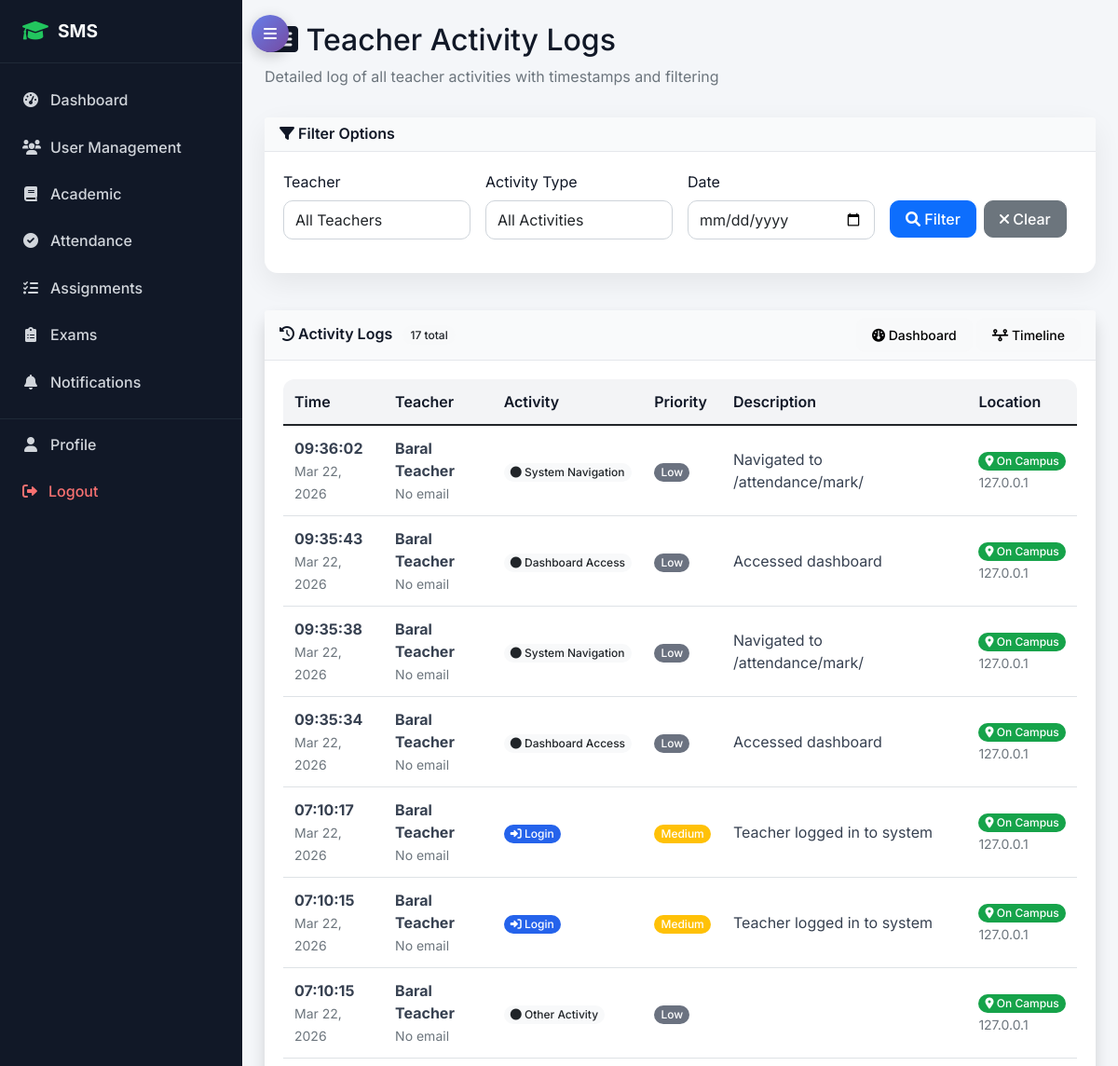
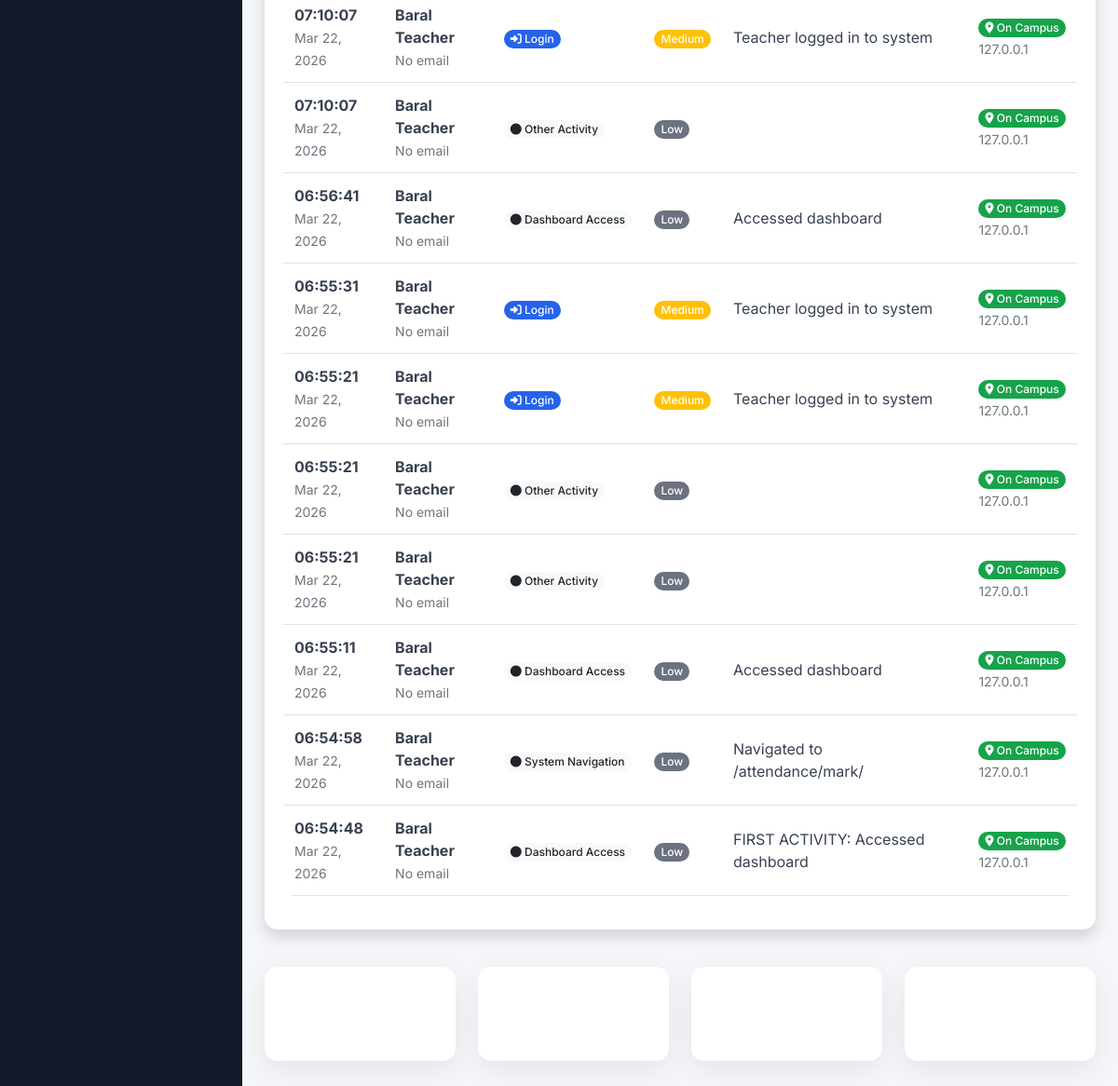
Screenshot of /attendance/teacher-activity/ (signed in) with the database file from the repository (2 pictures, top to bottom).
### attendance/models.py (models this page shows, shortened)
class TeacherActivityLog(models.Model):
    ACTIVITY_CHOICES = (
        ('login', 'Login'),
        ('logout', 'Logout'),
        ('first_login', 'First Login'),
        ('mark_attendance', 'Mark Student Attendance'),
        ('create_assignment', 'Create Assignment'),
        ('grade_exam', 'Grade Exam'),
        ('send_message', 'Send Message'),
        ('view_report', 'View Report'),
        ('dashboard_access', 'Dashboard Access'),
        ('system_navigation', 'System Navigation'),
        ('classroom_entry', 'Classroom Entry'),
        ('biometric_scan', 'Biometric Verification'),
        ('location_check', 'Location Verification'),
        ('other', 'Other Activity'),
    )
    PRIORITY_LEVELS = (
        ('high', 'High Priority'),
        ('medium', 'Medium Priority'),
        ('low', 'Low Priority'),
    )
    organization = models.ForeignKey('saas.Organization', on_delete=models.CASCADE, related_name='teacher_activity_logs', null=True, blank=True)
    teacher = models.ForeignKey(TeacherProfile, on_delete=models.CASCADE, related_name='activity_logs')
    activity_type = models.CharField(max_length=50, choices=ACTIVITY_CHOICES)
    priority_level = models.CharField(max_length=10, choices=PRIORITY_LEVELS, default='medium')
    description = models.CharField(max_length=255, blank=True)
    timestamp = models.DateTimeField(auto_now_add=True)
    ip_address = models.GenericIPAddressField(null=True, blank=True)
    user_agent = models.CharField(max_length=255, blank=True)
    location_lat = models.DecimalField(max_digits=10, decimal_places=8, null=True, blank=True)
    location_lng = models.DecimalField(max_digits=11, decimal_places=8, null=True, blank=True)
    is_on_campus = models.BooleanField(default=False)
    related_schedule = models.ForeignKey(TeacherSchedule, on_delete=models.SET_NULL, null=True, blank=True)
    related_session = models.ForeignKey(AttendanceSession, on_delete=models.SET_NULL, null=True, blank=True)
    class Meta:
        ordering = ['-timestamp']
        indexes = [
            models.Index(fields=['teacher', 'timestamp']),
            models.Index(fields=['activity_type', 'timestamp']),
            models.Index(fields=['priority_level', 'timestamp']),
        ]

### accounts/models.py (models this page shows, shortened)
class TeacherProfile(models.Model):
    user = models.OneToOneField(User, on_delete=models.CASCADE, related_name='teacher_profile')
    employee_id = models.CharField(max_length=20, unique=True, blank=True, null=True, default=None)
    qualification = models.CharField(max_length=200, blank=True, default='')
    experience_years = models.PositiveIntegerField(default=0)
    specialization = models.CharField(max_length=100, blank=True, default='')
    joining_date = models.DateField(blank=True, null=True, default=None)

class User(AbstractUser):
    USER_TYPE_CHOICES = (
        ('admin', 'Admin'),
        ('student', 'Student'),
        ('teacher', 'Teacher'),
        ('parent', 'Parent'),
    )
    organization = models.ForeignKey('saas.Organization', on_delete=models.CASCADE, related_name='users', null=True, blank=True)
    user_type = models.CharField(max_length=10, choices=USER_TYPE_CHOICES)
    phone_regex = RegexValidator(regex=r'^\+?1?\d{9,15}$', message="Phone number must be entered in the format: '+999999999'. Up to 15 digits allowed.")
    phone_number = models.CharField(validators=[phone_regex], max_length=17, blank=True)
    address = models.TextField(blank=True)
    date_of_birth = models.DateField(null=True, blank=True)
    profile_picture = models.ImageField(upload_to='profile_pics/', blank=True, null=True)
    is_active = models.BooleanField(default=True)
    created_at = models.DateTimeField(auto_now_add=True)
    updated_at = models.DateTimeField(auto_now=True)

### attendance/teacher_admin_views.py (the view)
# urls.py: path('teacher-activity/', teacher_admin_views.teacher_activity_logs, name='teacher_activity_logs'),
@login_required
@user_passes_test(is_admin)
def teacher_activity_logs(request):
    teacher_id = request.GET.get('teacher')
    activity_type = request.GET.get('activity_type')
    date_filter = request.GET.get('date')
    activities = scoped_queryset(TeacherActivityLog.objects.select_related('teacher__user'), request).order_by('-timestamp')
    if teacher_id:
        activities = activities.filter(teacher_id=teacher_id)
    if activity_type:
        activities = activities.filter(activity_type=activity_type)
    if date_filter:
        try:
            filter_date = datetime.strptime(date_filter, '%Y-%m-%d').date()
            activities = activities.filter(timestamp__date=filter_date)
        except:
            pass
    paginator = Paginator(activities, 50)
    page_number = request.GET.get('page')
    page_obj = paginator.get_page(page_number)
    teachers = scoped_profile_queryset(TeacherProfile.objects.select_related('user'), request).order_by('user__first_name')
    activity_types = TeacherActivityLog.ACTIVITY_CHOICES
    context = {
        'page_obj': page_obj,
        'teachers': teachers,
        'activity_types': activity_types,
        'selected_teacher': teacher_id,
        'selected_activity_type': activity_type,
        'selected_date': date_filter,
    }
    return render(request, 'attendance/teacher_activity_logs.html', context)

### templates/attendance/teacher_activity_logs.html (shortened to what this page needs)
{% extends 'base.html' %}
{% block content %}
<div class="row">
    <div class="col-12">
        <h2><i class="fas fa-list-alt"></i> Teacher Activity Logs</h2>
        <p class="text-muted">Detailed log of all teacher activities with timestamps and filtering</p>
    </div>
</div>
<div class="row mb-4">
    <div class="col-md-12">
        <div class="card">
            <div class="card-header">
                <h6 class="m-0"><i class="fas fa-filter"></i> Filter Options</h6>
            </div>
            <div class="card-body">
                <form method="get" class="row g-3">
                    <div class="col-md-3">
                        <label for="teacher" class="form-label">Teacher</label>
                        <select name="teacher" id="teacher" class="form-control">
                            <option value="">All Teachers</option>
                        </select>
                    </div>
                    <div class="col-md-3">
                        <label for="activity_type" class="form-label">Activity Type</label>
                        <select name="activity_type" id="activity_type" class="form-control">
                            <option value="">All Activities</option>
                        </select>
                    </div>
                    <div class="col-md-3">
                        <label for="date" class="form-label">Date</label>
                        <input type="date" name="date" id="date" value="{{ selected_date }}" class="form-control">
                    </div>
                    <div class="col-md-3">
                        <label class="form-label">&nbsp;</label>
                        <div class="d-flex gap-2">
                            <button type="submit" class="btn btn-primary">
                                <i class="fas fa-search"></i> Filter
                            </button>
                            <a href="{% url 'attendance:teacher_activity_logs' %}" class="btn btn-secondary">
                                <i class="fas fa-times"></i> Clear
                            </a>
                        </div>
                    </div>
                </form>
            </div>
        </div>
    </div>
</div>
<div class="row">
    <div class="col-12">
        <div class="card shadow">
            <div class="card-header bg-primary text-white d-flex justify-content-between align-items-center">
                <h6 class="m-0">
                    <i class="fas fa-history"></i> Activity Logs
                    {% if page_obj %}
                        <span class="badge bg-light text-dark ms-2">{{ page_obj.paginator.count }} total</span>
                    {% endif %}
                </h6>
                <div>
                    <a href="{% url 'attendance:teacher_attendance_dashboard' %}" class="btn btn-light btn-sm">
                        <i class="fas fa-dashboard"></i> Dashboard
                    </a>
                    <a href="{% url 'attendance:teacher_activity_timeline' %}" class="btn btn-light btn-sm">
                        <i class="fas fa-timeline"></i> Timeline
                    </a>
                </div>
            </div>
            <div class="card-body">
                {% if page_obj %}
                <div class="table-responsive">
                    <table class="table table-hover">
                        <thead>
                            <tr>
                                <th>Time</th>
                                <th>Teacher</th>
                                <th>Activity</th>
                                <th>Priority</th>
                                <th>Description</th>
                                <th>Location</th>
                            </tr>
                        </thead>
                        <tbody>
                            {% for activity in page_obj %}
                            <tr>
                                <td>
                                    <strong>{{ activity.timestamp|time:"H:i:s" }}</strong><br>
                                    <small class="text-muted">{{ activity.timestamp|date:"M d, Y" }}</small>
                                </td>
                                <td>
                                    <strong>{{ activity.teacher.user.get_full_name }}</strong><br>
                                    <small class="text-muted">{{ activity.teacher.user.email|default:"No email" }}</small>
                                </td>
                                <td>
                                    {% if activity.activity_type == 'mark_attendance' %}
                                        <span class="badge bg-success">
                                            <i class="fas fa-check"></i> {{ activity.get_activity_type_display }}
                                        </span>
                                    {% elif activity.activity_type == 'create_assignment' %}
                                        <span class="badge bg-warning">
                                            <i class="fas fa-tasks"></i> {{ activity.get_activity_type_display }}
                                        </span>
                                    {% elif activity.activity_type == 'grade_exam' %}
                                        <span class="badge bg-info">
                                            <i class="fas fa-star"></i> {{ activity.get_activity_type_display }}
                                        </span>
                                    {% elif activity.activity_type == 'login' or activity.activity_type == 'first_login' %}
                                        <span class="badge bg-primary">
                                            <i class="fas fa-sign-in-alt"></i> {{ activity.get_activity_type_display }}
                                        </span>
                                    {% elif activity.activity_type == 'logout' %}
                                        <span class="badge bg-danger">
                                            <i class="fas fa-sign-out-alt"></i> {{ activity.get_activity_type_display }}
                                        </span>
                                    {% elif activity.activity_type == 'send_message' %}
                                        <span class="badge bg-secondary">
                                            <i class="fas fa-envelope"></i> {{ activity.get_activity_type_display }}
                                        </span>
                                    {% else %}
                                        <span class="badge bg-light text-dark">
                                            <i class="fas fa-circle"></i> {{ activity.get_activity_type_display }}
                                        </span>
                                    {% endif %}
                                </td>
                                <td>
                                    {% if activity.priority_level == 'high' %}
                                        <span class="badge bg-danger">High</span>
                                    {% elif activity.priority_level == 'medium' %}
                                        <span class="badge bg-warning">Medium</span>
                                    {% else %}
                                        <span class="badge bg-secondary">Low</span>
                                    {% endif %}
                                </td>
                                <td>
                                    {{ activity.description|truncatechars:80 }}
                                </td>
                                <td>
                                    {% if activity.is_on_campus %}
                                        <span class="badge bg-success">
                                            <i class="fas fa-map-marker-alt"></i> On Campus
                                        </span>
                                    {% else %}
                                        <span class="badge bg-warning">
                                            <i class="fas fa-map-marker-alt"></i> Off Campus
                                        </span>
                                    {% endif %}
                                    {% if activity.ip_address %}
                                        <br><small class="text-muted">{{ activity.ip_address }}</small>
                                    {% endif %}
                                </td>
                            </tr>
                            {% endfor %}
                        </tbody>
                    </table>
                </div>
                {% else %}
                <div class="text-center py-5">
                    <i class="fas fa-list-alt fa-4x text-muted mb-3"></i>
                    <h5 class="text-muted">No Activity Logs</h5>
                    <p class="text-muted">No teacher activity logs are available yet.</p>
                </div>
                {% endif %}
            </div>
        </div>
    </div>
</div>
{% if page_obj %}
<div class="row mt-4">
    <div class="col-md-3">
        <div class="card bg-gradient-primary text-white">
            <div class="card-body text-center">
                <h4>{{ page_obj.paginator.count }}</h4>
                <p class="mb-0">Total Activities</p>
            </div>
        </div>
    </div>
    <div class="col-md-3">
        <div class="card bg-gradient-success text-white">
            <div class="card-body text-center">
                <h4>{{ page_obj|length }}</h4>
                <p class="mb-0">Showing on Page</p>
            </div>
        </div>
    </div>
    <div class="col-md-3">
        <div class="card bg-gradient-info text-white">
            <div class="card-body text-center">
                <h4>{{ teachers.count }}</h4>
                <p class="mb-0">Total Teachers</p>
            </div>
        </div>
    </div>
    <div class="col-md-3">
        <div class="card bg-gradient-warning text-white">
            <div class="card-body text-center">
                <h4>{{ activity_types|length }}</h4>
                <p class="mb-0">Activity Types</p>
            </div>
        </div>
    </div>
</div>
{% endif %}
{% endblock %}

### rows the page displays
TeacherActivityLog: timestamp "09:36:02", timestamp "Mar 22, 2026", teacher.user.get_full_name "Baral Teacher", teacher.user.email "No email", activity_type "System Navigation", priority_level "Low", description "Navigated to /attendance/mark/", is_on_campus True (drawn), ip_address "127.0.0.1"
TeacherActivityLog: timestamp "09:35:43", timestamp "Mar 22, 2026", teacher.user.get_full_name "Baral Teacher", teacher.user.email "No email", activity_type "Dashboard Access", priority_level "Low", description "Accessed dashboard", is_on_campus True (drawn), ip_address "127.0.0.1"
TeacherActivityLog: timestamp "09:35:38", timestamp "Mar 22, 2026", teacher.user.get_full_name "Baral Teacher", teacher.user.email "No email", activity_type "System Navigation", priority_level "Low", description "Navigated to /attendance/mark/", is_on_campus True (drawn), ip_address "127.0.0.1"
TeacherActivityLog: timestamp "09:35:34", timestamp "Mar 22, 2026", teacher.user.get_full_name "Baral Teacher", teacher.user.email "No email", activity_type "Dashboard Access", priority_level "Low", description "Accessed dashboard", is_on_campus True (drawn), ip_address "127.0.0.1"
TeacherActivityLog: timestamp "07:10:17", timestamp "Mar 22, 2026", teacher.user.get_full_name "Baral Teacher", teacher.user.email "No email", activity_type "Login", priority_level "Medium", description "Teacher logged in to system", is_on_campus True (drawn), ip_address "127.0.0.1"
TeacherActivityLog: timestamp "07:10:15", timestamp "Mar 22, 2026", teacher.user.get_full_name "Baral Teacher", teacher.user.email "No email", activity_type "Login", priority_level "Medium", description "Teacher logged in to system", is_on_campus True (drawn), ip_address "127.0.0.1"
TeacherActivityLog: timestamp "07:10:15", timestamp "Mar 22, 2026", teacher.user.get_full_name "Baral Teacher", teacher.user.email "No email", activity_type "Other Activity", priority_level "Low", is_on_campus True (drawn), ip_address "127.0.0.1"
TeacherActivityLog: timestamp "07:10:07", timestamp "Mar 22, 2026", teacher.user.get_full_name "Baral Teacher", teacher.user.email "No email", activity_type "Login", priority_level "Medium", description "Teacher logged in to system", is_on_campus True (drawn), ip_address "127.0.0.1"
TeacherActivityLog: timestamp "07:10:07", timestamp "Mar 22, 2026", teacher.user.get_full_name "Baral Teacher", teacher.user.email "No email", activity_type "Other Activity", priority_level "Low", is_on_campus True (drawn), ip_address "127.0.0.1"
TeacherActivityLog: timestamp "06:56:41", timestamp "Mar 22, 2026", teacher.user.get_full_name "Baral Teacher", teacher.user.email "No email", activity_type "Dashboard Access", priority_level "Low", description "Accessed dashboard", is_on_campus True (drawn), ip_address "127.0.0.1"
TeacherActivityLog: timestamp "06:55:31", timestamp "Mar 22, 2026", teacher.user.get_full_name "Baral Teacher", teacher.user.email "No email", activity_type "Login", priority_level "Medium", description "Teacher logged in to system", is_on_campus True (drawn), ip_address "127.0.0.1"
TeacherActivityLog: timestamp "06:55:21", timestamp "Mar 22, 2026", teacher.user.get_full_name "Baral Teacher", teacher.user.email "No email", activity_type "Login", priority_level "Medium", description "Teacher logged in to system", is_on_campus True (drawn), ip_address "127.0.0.1"
TeacherActivityLog: timestamp "06:55:21", timestamp "Mar 22, 2026", teacher.user.get_full_name "Baral Teacher", teacher.user.email "No email", activity_type "Other Activity", priority_level "Low", is_on_campus True (drawn), ip_address "127.0.0.1"
TeacherActivityLog: timestamp "06:55:21", timestamp "Mar 22, 2026", teacher.user.get_full_name "Baral Teacher", teacher.user.email "No email", activity_type "Other Activity", priority_level "Low", is_on_campus True (drawn), ip_address "127.0.0.1"
TeacherActivityLog: timestamp "06:55:11", timestamp "Mar 22, 2026", teacher.user.get_full_name "Baral Teacher", teacher.user.email "No email", activity_type "Dashboard Access", priority_level "Low", description "Accessed dashboard", is_on_campus True (drawn), ip_address "127.0.0.1"
TeacherActivityLog: timestamp "06:54:58", timestamp "Mar 22, 2026", teacher.user.get_full_name "Baral Teacher", teacher.user.email "No email", activity_type "System Navigation", priority_level "Low", description "Navigated to /attendance/mark/", is_on_campus True (drawn), ip_address "127.0.0.1"
TeacherActivityLog: timestamp "06:54:48", timestamp "Mar 22, 2026", teacher.user.get_full_name "Baral Teacher", teacher.user.email "No email", activity_type "Dashboard Access", priority_level "Low", description "FIRST ACTIVITY: Accessed dashboard", is_on_campus True (drawn), ip_address "127.0.0.1"

### other values shown
{{ page_obj.paginator.count }} "17"
